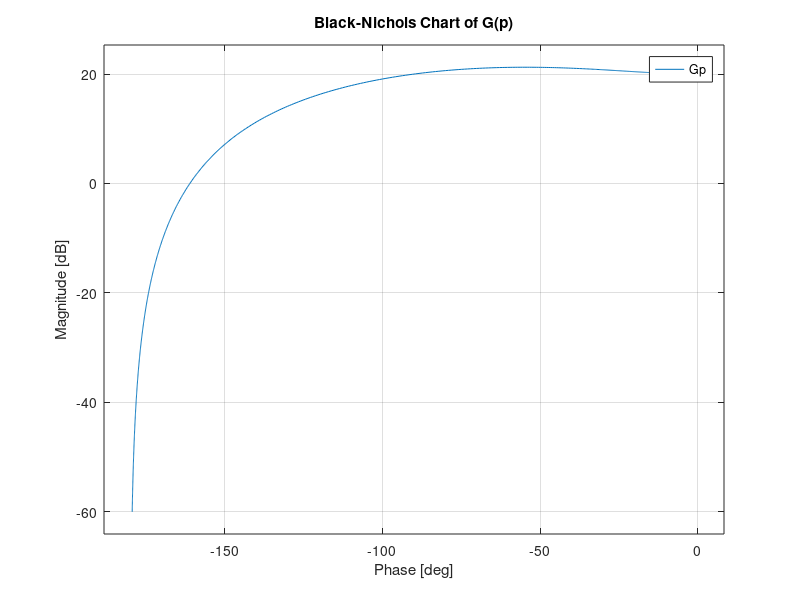

Write MATLAB code to recreate this figure.
clc; clear all; close all;
%% 1. Nichols 
Gp = tf(10,[1/100 0.1 1])

figure;
nichols(Gp);
grid on;
title('Black-Nichols Chart of G(p)');

%% 2. Kp Estimation
lambda = 0.7;

% Resonance factor Q from damping lambda
Q  = 1 / (2*lambda*sqrt(1 - lambda^2));
Q2 = Q^2;
fprintf('\nQn3: lambda = %.2f  ->  Q = %.3f\n', lambda, Q); 

omega_r = 7.07;

[mag_r, phase_deg_r] = bode(Gp, omega_r);
mag_r = squeeze(mag_r);                 % |G(j*omega_r)|
phi_r = squeeze(phase_deg_r)*pi/180;    % phase in radians

% Q^2 = X^2 / (1 + 2 X cos(phi_r) + X^2) 
a = Q2 - 1;
b = 2*Q2*cos(phi_r);
c = Q2;

disc = b^2 - 4*a*c;
if disc < 0
    error('No real solution for X at this frequency.');
end

X1 = (-b + sqrt(disc)) / (2*a);
X2 = (-b - sqrt(disc)) / (2*a);

% X is a magnitude, so take absolute values and choose the smaller one
X_candidates = abs([X1, X2]);
X = min(X_candidates);

Kp = X / mag_r;           

fprintf('Estimated proportional gain  Kp ≈ %.3f\n', Kp);

%% Qn4: Compute Ti
Ti = 5 / 7.07;           
fprintf('Qn4: Ti = %.4f seconds\n', Ti);

%% Qn5: Continuous TF of the controller (PI)
s  = tf('s');
Cs = Kp * (1 + 1/(Ti*s)) 

%% Qn6: Digital transfer function of the controller (Tustin)
Cz = c2d(Cs, 0.04, 'tustin')
